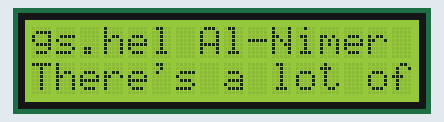
Bench run of a sketch on a simulated Arduino Uno, built with avr-gcc and run on an emulated ATmega328P. Shown: 16×2 character LCD.

Above: at 0.1 s.
At 2.36 s:
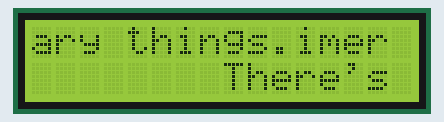
At 4.46 s:
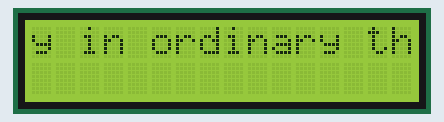
At 8.8 s:
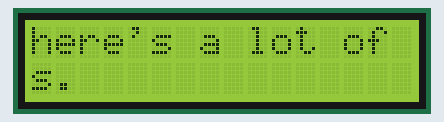
At 21.48 s:
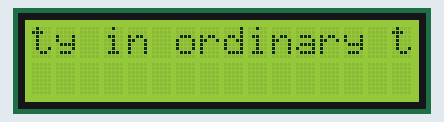
At 34.08 s:
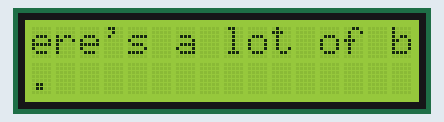

The sketch:

malnim3Lab3.ino
```cpp
// NetId: malnim3
// UIN: 658699977
// Lab 3
// YouTube Video: https://www.youtube.com/watch?v=v6XcbkS4PV8
#include <LiquidCrystal.h>

// initialize the library by associating any needed LCD interface pin
// with the arduino pin number it is connected to
const int rs = 12, en = 11, d4 = 5, d5 = 4, d6 = 3, d7 = 2;
LiquidCrystal lcd(rs, en, d4, d5, d6, d7);

void setup() {
  // set up the LCD's number of columns and rows:
  lcd.begin(16, 2);
  // Print a message to the LCD.
  lcd.setCursor(0,0);
  lcd.print("Mashel Al-Nimer");
  lcd.setCursor(0,1);
  lcd.print("There's a lot of beauty in ordinary things."); //Last line of the Office, said by Pam
  delay(500);
}

void loop() {

  //Moves quote to right
  for(int i = 0; i < 59; i ++){
    lcd.clear();
    lcd.setCursor(0,0);
    lcd.print("Mashel Al-Nimer");
    lcd.setCursor(i,1);
    lcd.print("There's a lot of beauty in ordinary things.");
    //curXPos += 1;
    delay(200);
    }

  //Moves quote the beginning
  for(int i = 59; i > -3; i--){
    lcd.clear();
    lcd.setCursor(0,0);
    lcd.print("Mashel Al-Nimer");
    lcd.setCursor(i,1);
    lcd.print("There's a lot of beauty in ordinary things.");
    delay(200);
    }

}
```

Measured:
- what the display in image 3 shows lasts 8.6 s, from 8.8 s to 17.4 s
